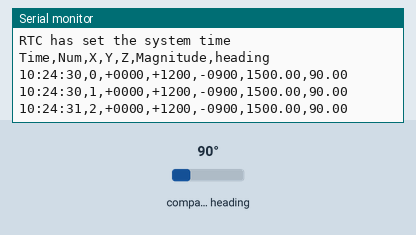
Recording of a sketch running on a simulated Arduino Mega 2560, built with avr-gcc and run on an emulated ATmega2560. Parts: the last lines printed to the serial monitor. The inputs (shaded band) are chosen by the test bench; at power-on: compass heading 90°. The local clock reads 2024-03-15 10:24:30 at power-on unless the sketch sets it.

Above: at 1.3 s.
1.4 s: compass heading set to 7°
At 2.0 s:
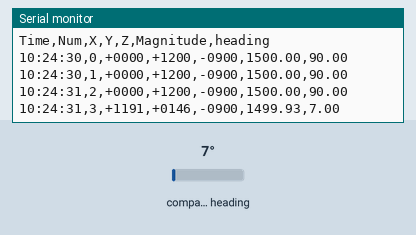
2.9 s: compass heading set to 90°
At 3.5 s:
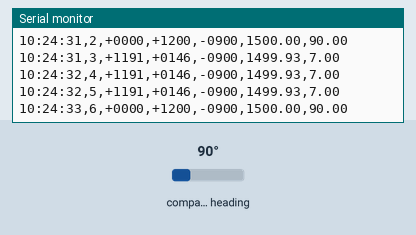
Timing chart, 0 to 5.9 s (numbered marks = the images above; inputs shaded):
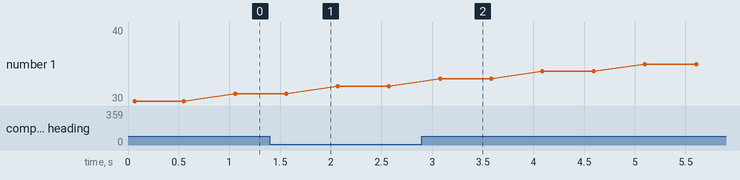

Measured:
- after the input at 1.4 s, the serial monitor: prints a new line after 0.16 s (image 1)
- after the input at 2.9 s, the serial monitor: prints a new line after 0.18 s (image 2)

The sketch:

gy271.ino
```cpp
#include <MechaQMC5883.h>
#include <TimeLib.h>
#include <Wire.h>
#include <RTClib.h>

MechaQMC5883 qmc;
RTC_DS3231 rtc;

#define XBee Serial1

int x, y, z;
int num = 0;
int azimuth;

time_t getTimeFromRTC() {
  DateTime now = rtc.now();
  return now.unixtime();
}

void setup() {
  Serial.begin(9600);
  XBee.begin(9600);
  Wire.begin();
  qmc.init();

  setSyncProvider(getTimeFromRTC);

  if (timeStatus() != timeSet)
    Serial.println("Unable to sync with the RTC");
  else
    Serial.println("RTC has set the system time");

  Serial.println("Time,Num,X,Y,Z,Magnitude,heading");
  XBee.println("Time,Num,X,Y,Z,Magnitude,heading");
}

void loop() {
  qmc.read(&x, &y, &z,&azimuth);

  float fx = x;
  float fy = y;
  float fz = z;
  float magnitude = sqrt(fx * fx + fy * fy + fz * fz);
  float heading =azimuth;
  int mag5 = find_nearest_multiple_of_5(magnitude);

  char timeBuffer[10];
  sprintf(timeBuffer, "%02d:%02d:%02d", hour(), minute(), second());

  char xBuf[6], yBuf[6], zBuf[6];
  formatFourDigit(x, xBuf);
  formatFourDigit(y, yBuf);
  formatFourDigit(z, zBuf);

  String data = String(timeBuffer) + "," + num + "," +
                String(xBuf) + "," + String(yBuf) + "," + String(zBuf) + "," + magnitude+","+heading;

  Serial.println(data);
  XBee.println(data);

  num++;
  delay(500);
}

void formatFourDigit(int val, char* buffer) {
  char sign = (val >= 0) ? '+' : '-';
  val = abs(val);
  sprintf(buffer, "%c%04d", sign, val);
}

int find_nearest_multiple_of_5(float number) {
  float remainder = fmod(number, 5.0);
  if (remainder == 0.0)
    return (int)number;
  else if (remainder < 2.5)
    return (int)(number - remainder);
  else
    return (int)(number + (5.0 - remainder));
}
```

readcsv.c
```cpp
#include <stdio.h>
#include <stdlib.h>
#include <string.h>
#include <stdbool.h>

#define MAX_LINE 1024
#define MAX_DATA 100000

int main() {
    char filename[256];
    char line[MAX_LINE];

    printf("Input filename: ");
    fgets(filename, sizeof(filename), stdin);
    filename[strcspn(filename, "\r\n")] = 0;

    FILE *file = fopen(filename, "r");
    if (!file) {
        perror("Cannot open input file");
        return 1;
    }
    printf("Opening file: %s\n", filename);

    // 分配記憶體
    int *x = malloc(MAX_DATA * sizeof(int));
    int *y = malloc(MAX_DATA * sizeof(int));
    int *z = malloc(MAX_DATA * sizeof(int));
    int *num = malloc(MAX_DATA * sizeof(int));
    float *mag_x = malloc(MAX_DATA * sizeof(float));
    float *mag_y = malloc(MAX_DATA * sizeof(float));
    float *mag_z = malloc(MAX_DATA * sizeof(float));
    float *magnitude = malloc(MAX_DATA * sizeof(float));
    float *heading = malloc(MAX_DATA * sizeof(float));
    bool *used = calloc(MAX_DATA, sizeof(bool));

    int i = 0;

    // 跳過標頭
    if (!fgets(line, sizeof(line), file)) {
        printf("File is empty!\n");
        return 1;
    }

    // 讀取 CSV
    while (fgets(line, sizeof(line), file)) {
        char *token = strtok(line, ","); // Time,跳過
        if (!token) continue;

        token = strtok(NULL, ","); if (!token) continue; x[i] = atoi(token);
        token = strtok(NULL, ","); if (!token) continue; y[i] = atoi(token);
        token = strtok(NULL, ","); if (!token) continue; z[i] = atoi(token);
        token = strtok(NULL, ","); if (!token) continue; num[i] = atoi(token);
        token = strtok(NULL, ","); if (!token) continue; mag_x[i] = atof(token);
        token = strtok(NULL, ","); if (!token) continue; mag_y[i] = atof(token);
        token = strtok(NULL, ","); if (!token) continue; mag_z[i] = atof(token);
        token = strtok(NULL, ","); if (!token) continue; magnitude[i] = atof(token);
        token = strtok(NULL, ","); if (!token) continue; heading[i] = atof(token);

        i++;
        if (i >= MAX_DATA) {
            printf("Reached MAX_DATA limit!\n");
            break;
        }
    }

    printf("Read %d valid records from CSV\n", i);
    fclose(file);

    // 輸出 result.csv
    FILE *out = fopen("result.csv", "w");
    if (!out) {
        perror("Cannot open output file");
        return 1;
    }
    fprintf(out, "x,y,z,Mag_X,Mag_Y,Mag_Z,magnitude,heading,count\n");

    // 分組平均
    for (int k = 0; k < i; k++) {
        if (used[k]) continue;
        used[k] = true;
        int xi = x[k], yi = y[k], zi = z[k];
        float sum_magx = 0, sum_magy = 0, sum_magz = 0;
        float sum_magnitude = 0, sum_heading = 0;
        int count = 0;

        for (int j = k; j < i; j++) {
            if (!used[j] && x[j]==xi && y[j]==yi && z[j]==zi) {
                if(abs(mag_x[j]-mag_x[j-1])/mag_x[j-1] > 0.1 ||
                   abs(mag_y[j]-mag_y[j-1])/mag_y[j-1] > 0.1 ||
                   abs(mag_z[j]-mag_z[j-1])/mag_z[j-1] > 0.1) {
                    continue; // 跳過異常值
                }
                sum_magx += mag_x[j];
                sum_magy += mag_y[j];
                sum_magz += mag_z[j];
                sum_magnitude += magnitude[j];
                sum_heading += heading[j];
                used[j] = true;
                count++;
            }
        }

        if (count > 0) {
            fprintf(out, "%d,%d,%d,%.2f,%.2f,%.2f,%.2f,%.2f,%d\n",
                    xi, yi, zi,
                    sum_magx/count,
                    sum_magy/count,
                    sum_magz/count,
                    sum_magnitude/count,
                    sum_heading/count,
                    count);
        }
    }

    fclose(out);
    printf("result.csv finished\n");

    free(x); free(y); free(z);
    free(num); free(mag_x); free(mag_y); free(mag_z);
    free(magnitude); free(heading); free(used);

    return 0;
}
```
